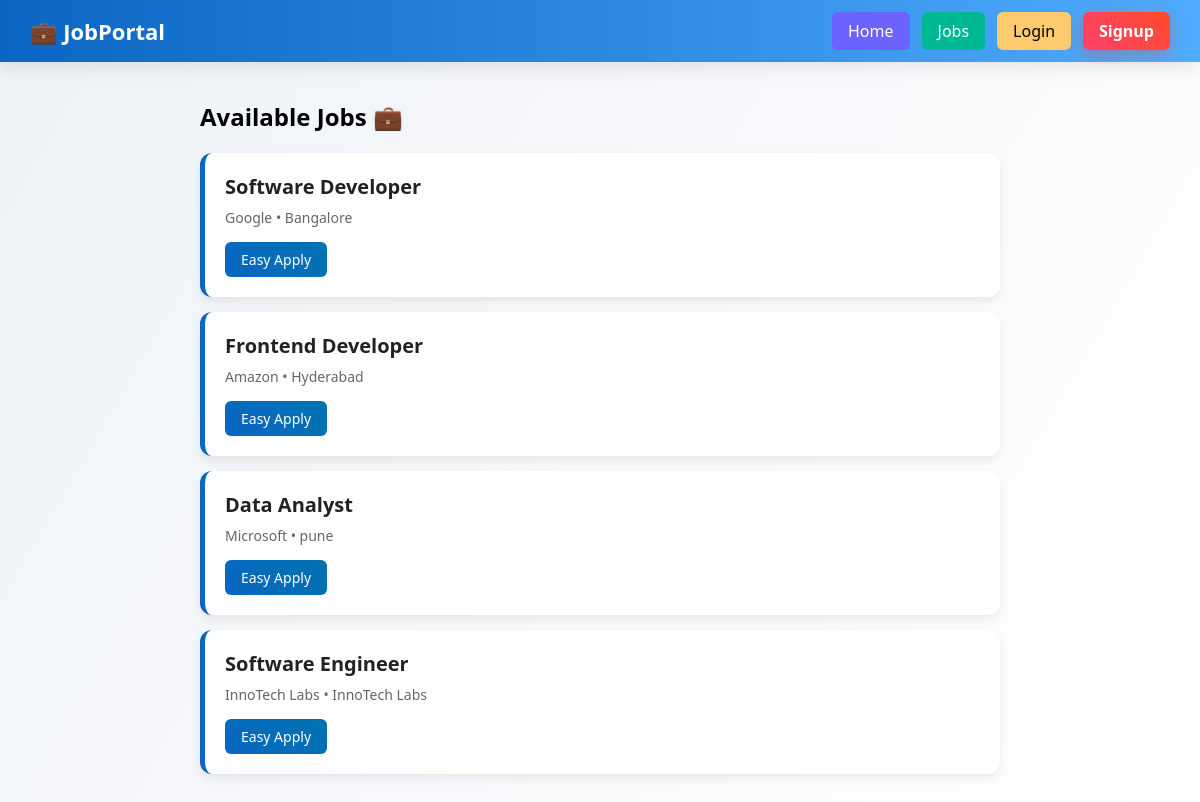
Screenshot of /jobs/ with the database file from the repository.
### jobs/models.py (models this page shows, shortened)
class Job(models.Model):
    title = models.CharField(max_length=200)
    description = models.TextField()
    company = models.CharField(max_length=200)
    location = models.CharField(max_length=100)
    posted_by = models.ForeignKey(User, on_delete=models.CASCADE)

### jobs/views.py (the view)
# urls.py: path('jobs/', views.job_list),
def job_list(request):
    query = request.GET.get('q')
    location = request.GET.get('location')
    jobs = Job.objects.all()
    if query:
        jobs = jobs.filter(title__icontains=query)
    if location:
        jobs = jobs.filter(location__icontains=location)
    return render(request, 'jobs.html', {'jobs': jobs})

### templates/jobs.html (shortened to what this page needs)
{% extends 'base.html' %} {% block content %}
<div class="jobs-container">
  <h2 style="margin-bottom: 20px">Available Jobs 💼</h2>
  {% if jobs %} {% for job in jobs %}
  <div class="job-card">
    <h3 class="job-title">{{ job.title }}</h3>
    <p class="job-info">{{ job.company }} • {{ job.location }}</p>
    <a href="/apply/{{ job.id }}/" class="apply-btn">Easy Apply</a>
  </div>
  {% endfor %} {% else %}
  <h3 class="no-job">No Jobs Available</h3>
  {% endif %}
</div>
{% endblock %}

### templates/base.html (shortened to what this page needs)
<!doctype html>
<html lang="en">
  <head>
  </head>
  <body>
    <div class="navbar">
      <div class="logo">💼 JobPortal</div>
      <div class="nav-links">
        <a href="/" class="nav-btn home-btn">Home</a>
        <a href="/jobs/" class="nav-btn jobs-btn">Jobs</a>
        <a href="/login/" class="nav-btn login-btn">Login</a>
        <a href="/signup/" class="nav-btn signup-btn">Signup</a>
      </div>
    </div>
    <div class="container">{% block content %}{% endblock %}</div>
  </body>
</html>

### templates/base.html (style rules this page uses)
* { margin: 0; padding: 0; box-sizing: border-box; font-family: "Segoe UI", Arial, sans-serif; }
body { background: linear-gradient(120deg, #eef2f7, #ffffff); overflow-x: hidden; }
.navbar { position: fixed; top: 0; width: 100%; padding: 12px 30px; display: flex; justify-content: space-between; align-items: center; background: linear-gradient(90deg, #0a66c2, #4facfe); box-shadow: 0 4px 20px rgba(0, 0, 0, 0.1); z-index: 1000; }
.logo { font-size: 22px; font-weight: bold; color: white; }
.nav-links { display: flex; align-items: center; gap: 12px; }
.nav-btn { padding: 8px 16px; border-radius: 6px; text-decoration: none; font-weight: 500; color: white; transition: 0.3s; white-space: nowrap; }
.home-btn { background: #6c63ff; }
.jobs-btn { background: #00b894; }
.login-btn { background: #fdcb6e; color: black; }
.signup-btn { background: linear-gradient(45deg, #ff416c, #ff4b2b); font-weight: bold; box-shadow: 0 4px 15px rgba(255, 75, 43, 0.4); }
.container { margin-top: 80px; padding: 20px; animation: fadeIn 0.6s ease; }

### templates/jobs.html (style rules this page uses)
.jobs-container { max-width: 800px; margin: auto; }
.job-card { background: white; padding: 20px; margin: 15px 0; border-radius: 12px; box-shadow: 0 4px 10px rgba(0, 0, 0, 0.08); transition: all 0.3s ease; border-left: 5px solid #0a66c2; }
.job-title { margin: 0; font-size: 20px; color: #222; }
.job-info { color: #666; margin: 8px 0 15px; font-size: 14px; }
.apply-btn { display: inline-block; padding: 8px 16px; background: linear-gradient(45deg, #0a66c2, #0073b1); color: white; border-radius: 6px; text-decoration: none; transition: 0.3s; font-size: 14px; }

### rows the page displays
Job: title "Software Developer", company "Google", location "Bangalore"
Job: title "Frontend Developer", company "Amazon", location "Hyderabad"
Job: title "Data Analyst", company "Microsoft", location "pune"
Job: title "Software Engineer", company "InnoTech Labs", location "InnoTech Labs"
